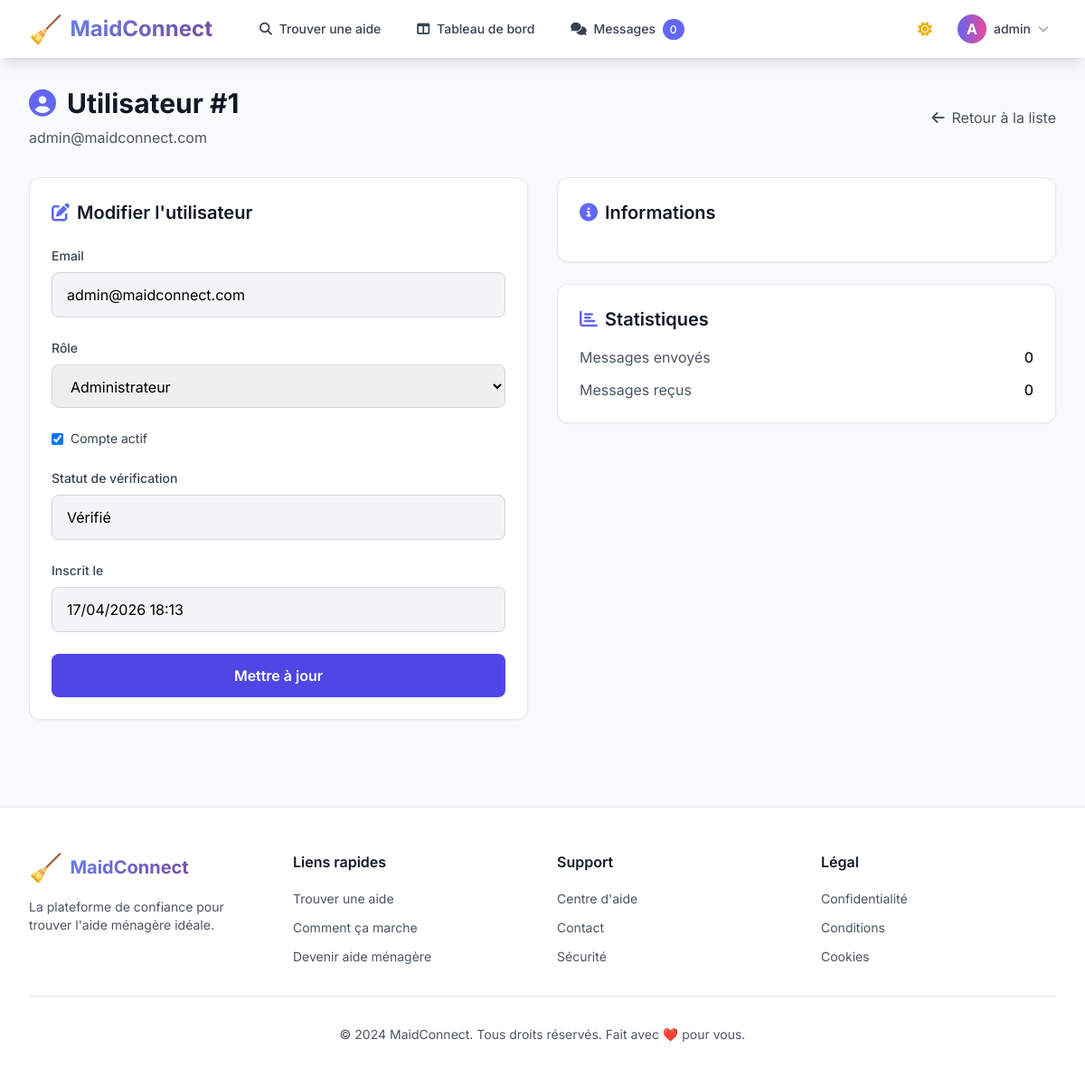
The app's page /admin/user/1 (signed in), older data.
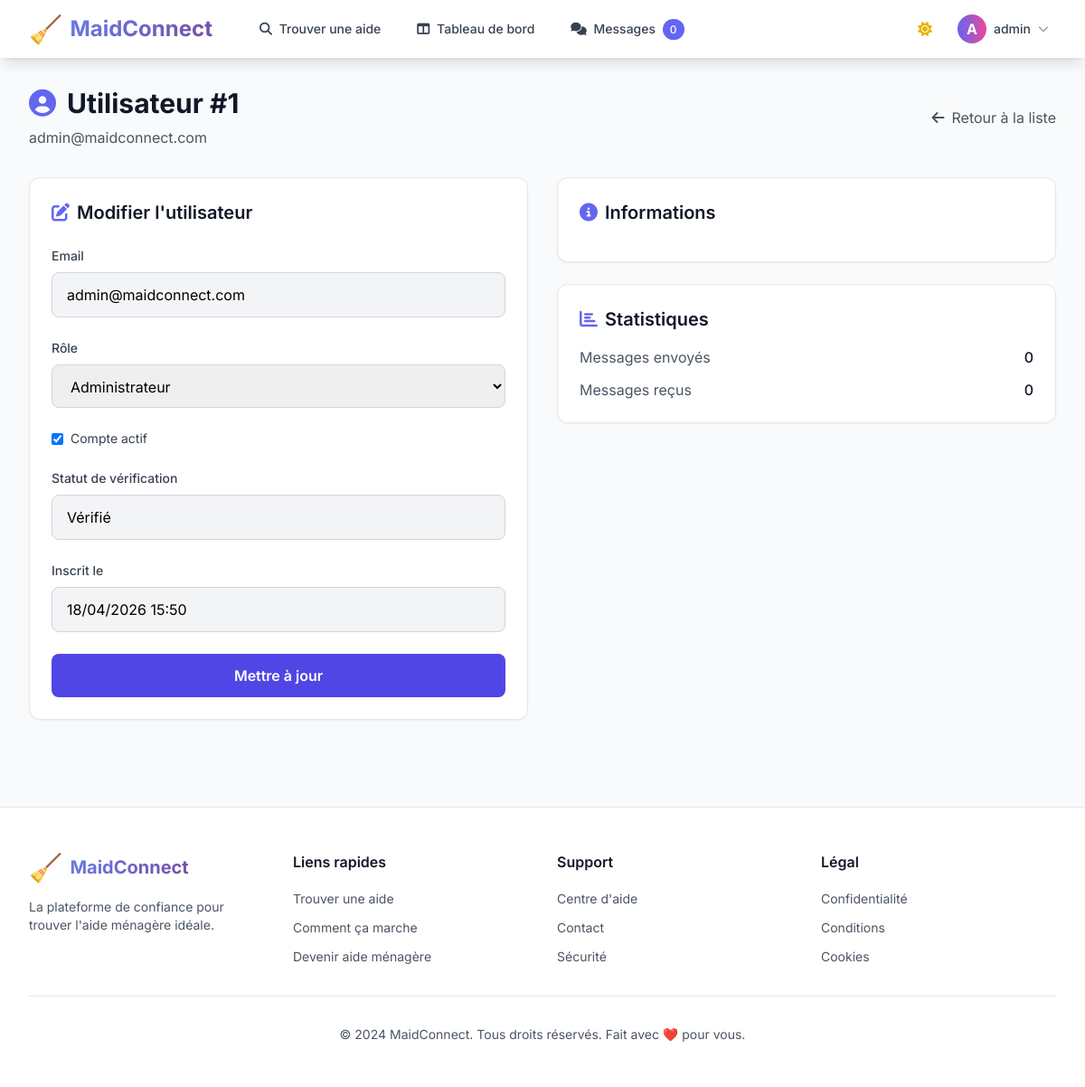
The same page, newer data.
### app/models.py (models this page shows, shortened)
class User(db.Model, UserMixin):
    id = db.Column(db.Integer, primary_key=True)
    email = db.Column(db.String(120), unique=True, nullable=False)
    password = db.Column(db.String(60), nullable=False)
    role = db.Column(db.String(20), nullable=False, default='client')
    created_at = db.Column(db.DateTime, default=datetime.utcnow)
    is_verified = db.Column(db.Boolean, default=False)
    is_active = db.Column(db.Boolean, default=True)
    last_seen = db.Column(db.DateTime, default=datetime.utcnow)
    maid_profile = db.relationship('MaidProfile', backref='user', uselist=False, lazy=True)
    client_profile = db.relationship('ClientProfile', backref='user', uselist=False, lazy=True)

### app/routes.py (the view)
    @app.route('/admin/user/<int:user_id>', methods=['GET', 'POST'])
    @login_required
    def admin_user_detail(user_id):
        if current_user.role != 'admin':
            return redirect(url_for('dashboard'))
        user = User.query.get_or_404(user_id)
        form = AdminUserForm(obj=user)
        if form.validate_on_submit():
            user.is_active = form.is_active.data
            user.role = form.role.data
            db.session.commit()
            flash('Utilisateur mis à jour.', 'success')
            return redirect(url_for('admin_users'))
        return render_template('admin/user_detail.html', user=user, form=form)

### app/forms.py
class AdminUserForm(FlaskForm):
    is_active = BooleanField('Compte actif')
    role = SelectField('Rôle', choices=[('client', 'Client'),
                                        ('maid', 'Aide ménagère'),
                                        ('admin', 'Administrateur')])
    submit = SubmitField('Mettre à jour')

### app/models.py (called while the page is built)
@login_manager.user_loader
def load_user(user_id):
    return User.query.get(int(user_id))

### app/templates/admin/user_detail.html (shortened to what the changed rows need)
{% extends "base.html" %}
{% block content %}
<div class="max-w-7xl mx-auto px-4 sm:px-6 lg:px-8 py-8">
    <div class="flex items-center justify-between mb-8">
        <div>
            <h1 class="text-3xl font-bold text-gray-900 dark:text-white mb-2">
                <i class="fas fa-user-circle text-primary-500 mr-3"></i>Utilisateur #{{ user.id }}
            </h1>
            <p class="text-gray-600 dark:text-gray-400">{{ user.email }}</p>
        </div>
    </div>
    <div class="grid lg:grid-cols-2 gap-8">
        <div class="bg-white dark:bg-gray-800 rounded-xl shadow-sm border border-gray-200 dark:border-gray-700 p-6">
            <h2 class="text-xl font-semibold text-gray-900 dark:text-white mb-6">
                <i class="fas fa-edit text-primary-500 mr-2"></i>Modifier l'utilisateur
            </h2>
            <form method="POST" class="space-y-6">
                <div>
                    <label class="block text-sm font-medium text-gray-700 dark:text-gray-300 mb-2">Email</label>
                    <input type="email" value="{{ user.email }}" class="w-full px-4 py-3 bg-gray-100 dark:bg-gray-700 border border-gray-300 dark:border-gray-600 rounded-lg" readonly>
                </div>
                <div>
                    <label class="block text-sm font-medium text-gray-700 dark:text-gray-300 mb-2">Rôle</label>
                    {{ form.role(class="w-full px-4 py-3 border border-gray-300 dark:border-gray-600 dark:bg-gray-700 dark:text-white rounded-lg") }}
                </div>
                <div class="flex items-center">
                    {{ form.is_active(class="rounded border-gray-300 text-primary-600 focus:ring-primary-500") }}
                    <label class="ml-2 text-sm text-gray-700 dark:text-gray-300">Compte actif</label>
                </div>
                <div>
                    <label class="block text-sm font-medium text-gray-700 dark:text-gray-300 mb-2">Statut de vérification</label>
                    <input type="text" value="{{ 'Vérifié' if user.is_verified else 'Non vérifié' }}"
                           class="w-full px-4 py-3 bg-gray-100 dark:bg-gray-700 border border-gray-300 dark:border-gray-600 rounded-lg" readonly>
                </div>
                <div>
                    <label class="block text-sm font-medium text-gray-700 dark:text-gray-300 mb-2">Inscrit le</label>
                    <input type="text" value="{{ user.created_at.strftime('%d/%m/%Y %H:%M') }}"
                           class="w-full px-4 py-3 bg-gray-100 dark:bg-gray-700 border border-gray-300 dark:border-gray-600 rounded-lg" readonly>
                </div>
            </form>
        </div>
        <div class="space-y-6">
            <div class="bg-white dark:bg-gray-800 rounded-xl shadow-sm border border-gray-200 dark:border-gray-700 p-6">
                <h2 class="text-xl font-semibold text-gray-900 dark:text-white mb-4">
                    <i class="fas fa-info-circle text-primary-500 mr-2"></i>Informations
                </h2>
            </div>
            <div class="bg-white dark:bg-gray-800 rounded-xl shadow-sm border border-gray-200 dark:border-gray-700 p-6">
                <h2 class="text-xl font-semibold text-gray-900 dark:text-white mb-4">
                    <i class="fas fa-chart-bar text-primary-500 mr-2"></i>Statistiques
                </h2>
            </div>
        </div>
    </div>
</div>
{% endblock %}

### app/templates/base.html (shortened to what the changed rows need)
<!DOCTYPE html>
<html lang="fr" class="scroll-smooth">
<head>
    <script src="https://cdn.tailwindcss.com"></script>
    <link rel="stylesheet" href="https://cdnjs.cloudflare.com/ajax/libs/font-awesome/6.4.0/css/all.min.css">
</head>
<body class="bg-gray-50 dark:bg-gray-900 font-sans antialiased" x-data="{ darkMode: localStorage.getItem('darkMode') === 'true' }" x-init="$watch('darkMode', val => localStorage.setItem('darkMode', val)); darkMode ? document.documentElement.classList.add('dark') : document.documentElement.classList.remove('dark')">
    <nav class="bg-white dark:bg-gray-800 shadow-lg sticky top-0 z-50 backdrop-blur-sm bg-opacity-90 dark:bg-opacity-90">
        <div class="max-w-7xl mx-auto px-4 sm:px-6 lg:px-8">
            <div class="flex justify-between h-16">
                <div class="flex items-center space-x-3">
                    {% if current_user.is_authenticated %}
                        <div class="relative" x-data="{ open: false }">
                            <button @click="open = !open" class="flex items-center space-x-2 p-2 rounded-lg hover:bg-gray-100 dark:hover:bg-gray-700 transition">
                                <div class="w-8 h-8 bg-gradient-to-r from-primary-500 to-secondary-500 rounded-full flex items-center justify-center text-white font-bold">
                                    {{ current_user.email[0].upper() }}
                                </div>
                                <span class="hidden md:block text-sm font-medium text-gray-700 dark:text-gray-300">{{ current_user.email.split('@')[0] }}</span>
                                <i class="fas fa-chevron-down text-xs text-gray-400"></i>
                            </button>
                        </div>
                    {% endif %}
                </div>
            </div>
        </div>
    </nav>
    <main class="animate-fade-in">
        {% block content %}{% endblock %}
    </main>
</body>
</html>

Row changes from the older to the newer data that the page shows:
changed User "admin@maidconnect.com": created_at "17/04/2026 18:13" → "18/04/2026 15:50"
